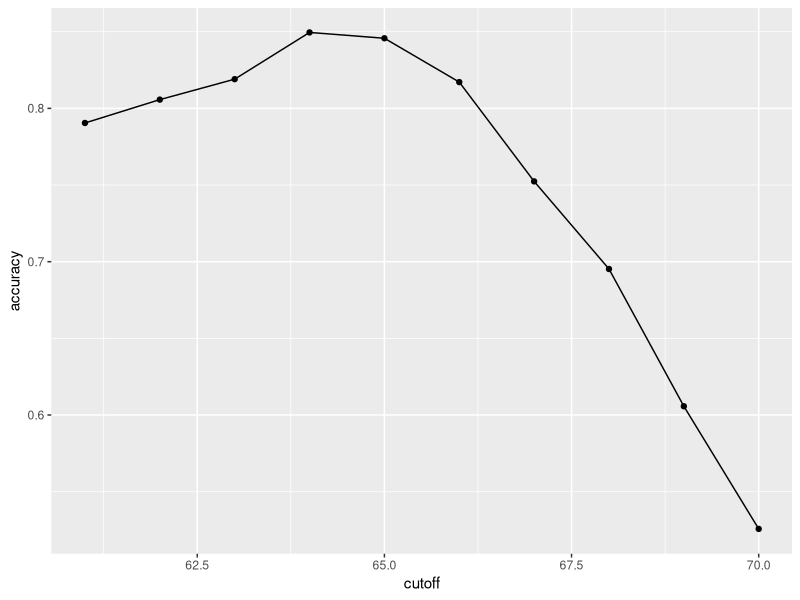
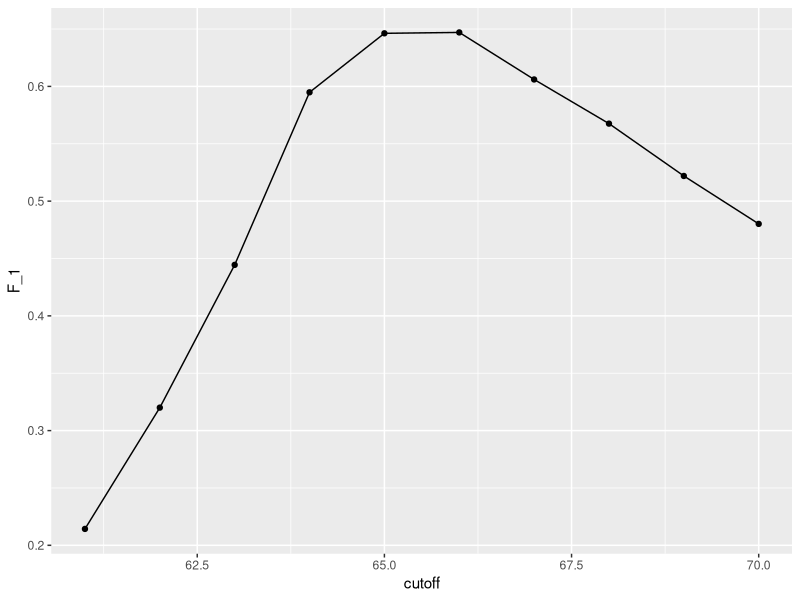
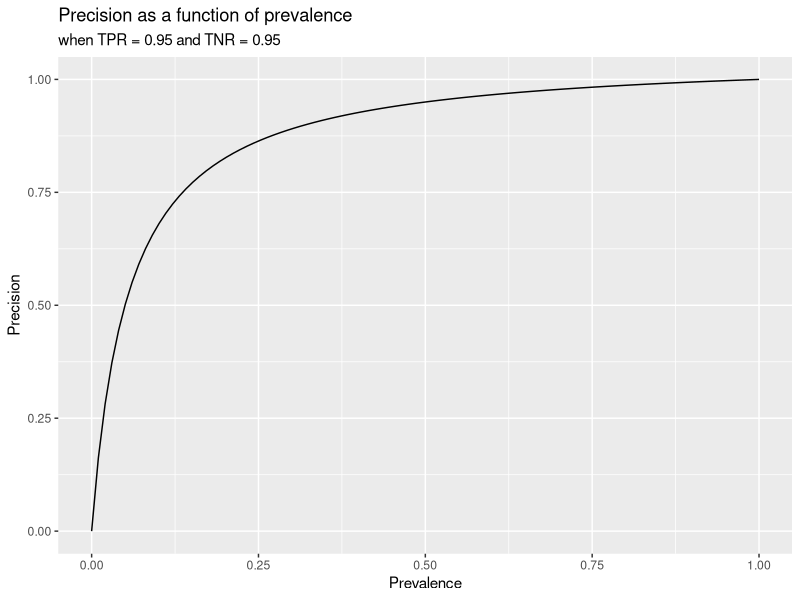
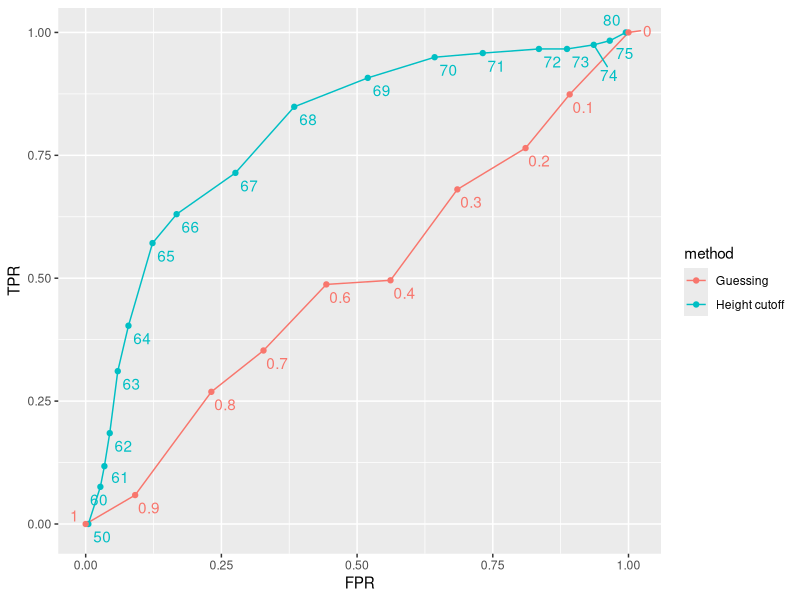
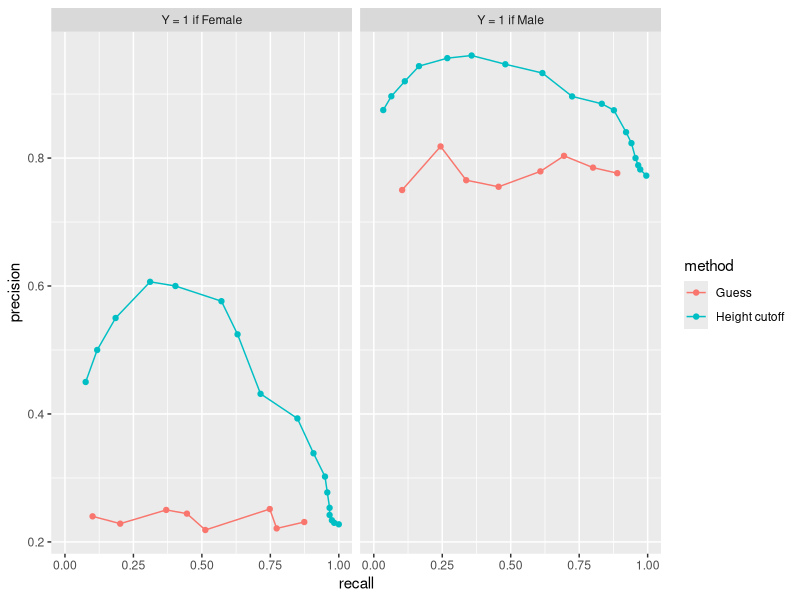

Generate these figures, in order, with R:
## ---- chunk 1
library(caret)
library(dslabs)

## ---- chunk 2
y <- heights$sex
x <- heights$height
## ---- chunk 3
set.seed(2007)
test_index <- createDataPartition(y, times = 1, p = 0.5, list = FALSE)
## ---- chunk 4
test_set <- heights[test_index, ]
train_set <- heights[-test_index, ]
## ---- chunk 5
y_hat <- sample(c("Male", "Female"), length(test_index), replace = TRUE)
## ---- chunk 6
y_hat <- sample(c("Male", "Female"), length(test_index), replace = TRUE) |>
  factor(levels = levels(test_set$sex))
## ---- chunk 7
mean(y_hat == test_set$sex)
## ---- chunk 8
library(tidyverse)
heights |> group_by(sex) |> summarize(avg = mean(height), sd = sd(height))
## ---- chunk 9
y_hat <- factor(ifelse(x > 62, "Male", "Female"), levels(test_set$sex))
## ---- chunk 10
mean(y == y_hat)
## ---- chunk 11
cutoff <- seq(61, 70)
accuracy <- sapply(cutoff, function(x){
  y_hat <- factor(ifelse(train_set$height > x, "Male", "Female"), levels = levels(test_set$sex))
  mean(y_hat == train_set$sex)
})
## ---- chunk 12
data.frame(cutoff, accuracy) |> 
  ggplot(aes(cutoff, accuracy)) + 
  geom_point() + 
  geom_line() 
## ---- chunk 13
max(accuracy)
## ---- chunk 14
best_cutoff <- cutoff[which.max(accuracy)]
best_cutoff
## ---- chunk 15
y_hat <- ifelse(test_set$height > best_cutoff, "Male", "Female") |> 
  factor(levels = levels(test_set$sex))
y_hat <- factor(y_hat)
mean(y_hat == test_set$sex)
## ---- chunk 16
cm <- confusionMatrix(data = y_hat, reference = test_set$sex)
cm$table
## ---- chunk 17
cm$byClass[c("Sensitivity", "Specificity")]
## ---- chunk 18
cm$byClass["Prevalence"]
## ---- chunk 19
mat <- matrix(c("True positives (TP)", "False negatives (FN)", 
                "False positives (FP)", "True negatives (TN)"), 2, 2)
colnames(mat) <- c("Actually Positive", "Actually Negative")
rownames(mat) <- c("Predicted positive", "Predicted negative")
tmp <- as.data.frame(mat)
if (knitr::is_html_output()) {
  knitr::kable(tmp, "html") |>
    kableExtra::kable_styling(bootstrap_options = "striped", full_width = FALSE)
} else{
  knitr::kable(tmp, "latex", booktabs = TRUE) |>
    kableExtra::kable_styling(font_size = 8)
}
## ---- chunk 20
cm$overall["Accuracy"]
cm$byClass[c("Sensitivity","Specificity", "Prevalence")]
## ---- chunk 21
cutoff <- seq(61, 70)
F_1 <- sapply(cutoff, function(x){
  y_hat <- factor(ifelse(train_set$height > x, "Male", "Female"), levels(test_set$sex))
  F_meas(data = y_hat, reference = factor(train_set$sex))
})
## ---- chunk 22
data.frame(cutoff, F_1) |> 
  ggplot(aes(cutoff, F_1)) + 
  geom_point() + 
  geom_line() 
## ---- chunk 23
max(F_1)
## ---- chunk 24
best_cutoff <- cutoff[which.max(F_1)]
best_cutoff
## ---- chunk 25
y_hat <- ifelse(test_set$height > best_cutoff, "Male", "Female") |> 
  factor(levels = levels(test_set$sex))
sensitivity(data = y_hat, reference = test_set$sex)
specificity(data = y_hat, reference = test_set$sex)
## ---- chunk 26
tpr <- 0.95; fpr <- 0.05
prevalence <- seq(0,1,len = 100)
data.frame(Prevalence = prevalence,
           Precision = tpr*prevalence/(tpr*prevalence + fpr*(1 - prevalence))) |>
  ggplot(aes(Prevalence, Precision)) + geom_line() + 
  labs(title = "Precision as a function of prevalence", subtitle = "when TPR = 0.95 and TNR = 0.95")
## ---- chunk 27
p <- 0.9
n <- length(test_index)
y_hat <- sample(c("Male", "Female"), n, replace = TRUE, prob = c(p, 1 - p)) |> 
  factor(levels = levels(test_set$sex))
mean(y_hat == test_set$sex)
## ---- chunk 28
probs <- seq(0, 1, length.out = 10)
guessing <- sapply(probs, function(p){
  y_hat <- 
    sample(c("Male", "Female"), nrow(test_set), TRUE, c(p, 1 - p)) |> 
    factor(levels = c("Female", "Male"))
  c(FPR = 1 - specificity(y_hat, test_set$sex),
    TPR = sensitivity(y_hat, test_set$sex))
})
## ---- chunk 29
cutoffs <- c(50, seq(60, 75), 80)
height_cutoff <- sapply(cutoffs, function(x){
  y_hat <- ifelse(test_set$height > x, "Male", "Female") |> 
    factor(levels = c("Female", "Male"))
  c(FPR = 1 - specificity(y_hat, test_set$sex),
    TPR = sensitivity(y_hat, test_set$sex))
})
## ---- chunk 30
library(ggrepel)
tmp_1 <- map_df(cutoffs, function(x){
  y_hat <- ifelse(test_set$height > x, "Male", "Female") |> 
    factor(levels = c("Female", "Male"))
   list(method = "Height cutoff",
        cutoff = x, 
        FPR = 1 - specificity(y_hat, test_set$sex),
        TPR = sensitivity(y_hat, test_set$sex))
}) 
tmp_2 <- map_df(probs, function(p){
  y_hat <- 
    sample(c("Male", "Female"), nrow(test_set), replace = TRUE, prob = c(p, 1 - p)) |> 
    factor(levels = c("Female", "Male"))
  list(method = "Guessing",
       cutoff = round(p,1),
       FPR = 1 - specificity(y_hat, test_set$sex),
       TPR = sensitivity(y_hat, test_set$sex))
})

bind_rows(tmp_1, tmp_2) |>
  ggplot(aes(FPR, TPR, label = cutoff, color = method)) +
  geom_line() +
  geom_point() +
  geom_text_repel(nudge_x = 0.01, nudge_y = -0.01, show.legend = FALSE)
## ---- chunk 31
guessing <- map_df(probs[-1], function(p){
  y_hat <- sample(c("Male", "Female"), length(test_index), 
                  replace = TRUE, prob = c(p, 1 - p)) |> 
    factor(levels = c("Female", "Male"))
  list(method = "Guess",
    recall = sensitivity(y_hat, test_set$sex),
    precision = precision(y_hat, test_set$sex))
})

height_cutoff <- map_df(cutoffs[-1], function(x){
  y_hat <- ifelse(test_set$height > x, "Male", "Female") |> 
    factor(levels = c("Female", "Male"))
  list(method = "Height cutoff",
       recall = sensitivity(y_hat, test_set$sex),
    precision = precision(y_hat, test_set$sex))
})
tmp_1 <- bind_rows(guessing, height_cutoff) |> mutate(Positive = "Y = 1 if Female") 

guessing <- map_df(rev(probs)[-1], function(p){
  y_hat <- sample(c("Male", "Female"), length(test_index), replace = TRUE, 
                  prob = c(p, 1 - p)) |> 
    factor(levels = c("Male", "Female"))
  list(method = "Guess",
    recall = sensitivity(y_hat, relevel(test_set$sex, "Male", "Female")),
    precision = precision(y_hat, relevel(test_set$sex, "Male", "Female")))
})

height_cutoff <- map_df(rev(cutoffs)[-1], function(x){
  y_hat <- ifelse(test_set$height > x, "Male", "Female") |> 
    factor(levels = c("Male", "Female"))
  list(method = "Height cutoff",
       recall = sensitivity(y_hat, relevel(test_set$sex, "Male", "Female")),
    precision = precision(y_hat, relevel(test_set$sex, "Male", "Female")))
})
tmp_2 <- bind_rows(guessing, height_cutoff) |> mutate(Positive = "Y = 1 if Male") 

bind_rows(tmp_1, tmp_2) |>
  ggplot(aes(recall, precision, color = method)) +
  geom_line() +
  geom_point() +
  facet_wrap(~ Positive)
